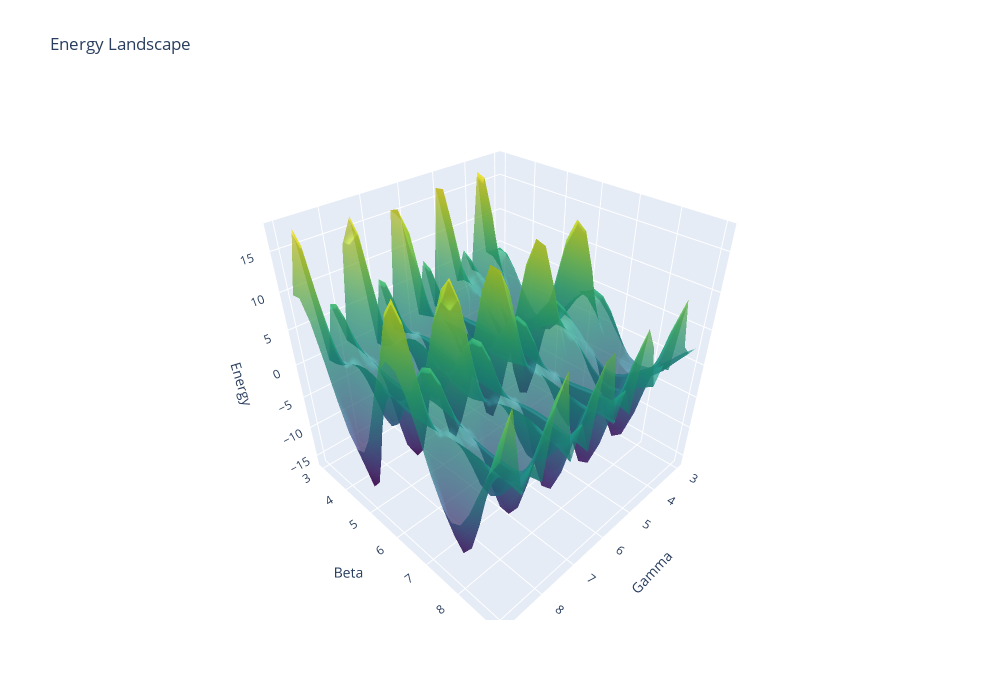

The notebook cell saved with this chart:
### Code cell
fig = go.Figure(data=[go.Surface(x=gamma, y=beta, z=energy, opacity=0.7, showscale=False, colorscale='Viridis')])

# for i, optimizer in enumerate(optimizers):
#     fig.add_scatter3d(x = converge_params[i][:, 0], y = converge_params[i][:, 1], z = converge_vals[i], showlegend=True, name=type(optimizer).__name__, 
#                       marker=dict( size=4)
#                      )

fig.update_layout(title='Energy Landscape',
                   autosize=False,
                  width=1000, height=700,
                 scene = dict(
                    xaxis_title='Gamma',
                    yaxis_title='Beta',
                    zaxis_title='Energy'))
fig.show()

### Figure 1 — Plotly figure (JSON) as saved in the notebook; plotly's stock layout.template omitted (floating-point values rounded to 4 significant figures; data arrays with more than 128 entries replaced by an {"elided": "..."} marker saying what was removed)
{"data": [{"colorscale": [[0, "#440154"], [0.1111, "#482878"], [0.2222, "#3e4989"], [0.3333, "#31688e"], [0.4444, "#26828e"], [0.5556, "#1f9e89"], [0.6667, "#35b779"], [0.7778, "#6ece58"], [0.8889, "#b5de2b"], [1, "#fde725"]], "opacity": 0.7, "showscale": false, "type": "surface", "x": {"elided": "24x24 float values"}, "y": {"elided": "24x24 float values"}, "z": {"elided": "24x24 float values"}}], "layout": {"autosize": false, "height": 700, "scene": {"xaxis": {"title": {"text": "Gamma"}}, "yaxis": {"title": {"text": "Beta"}}, "zaxis": {"title": {"text": "Energy"}}}, "title": {"text": "Energy Landscape"}, "width": 1000}}
